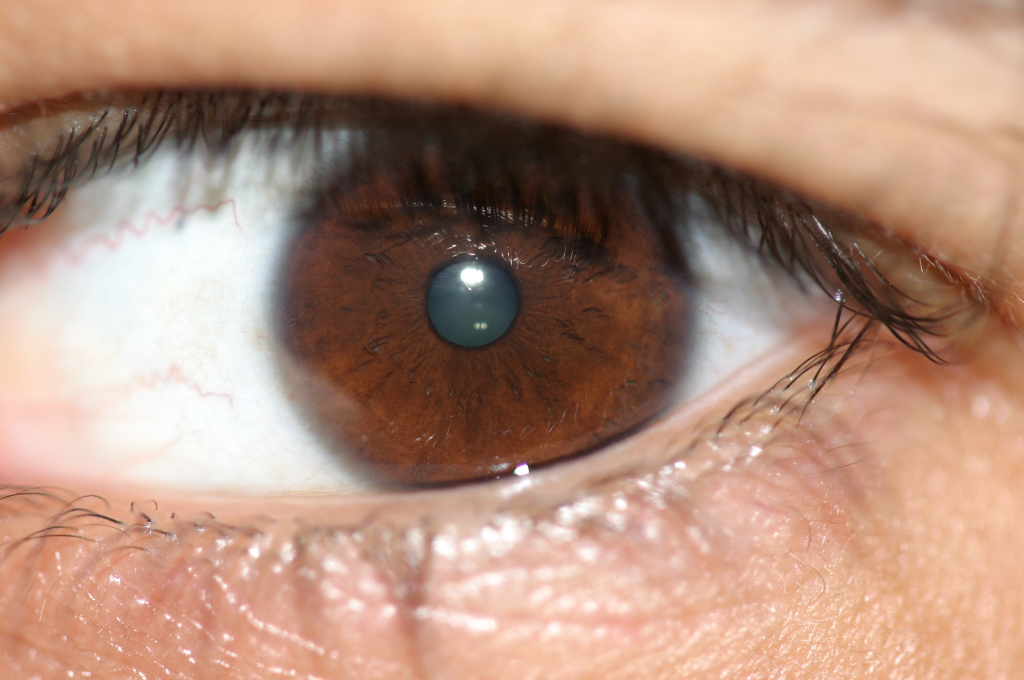
#> input picture P/input/RGB/001/IMG_001_L_1.JPG, 2048 x 1360 px (shown at 1/2 size); its folder holds only this picture in this run
$ python rgb.py   (older library calls are emulated)
#> lines starting #> are read from the running program, lines starting #| are printed output that depends on the picture
import matplotlib.pyplot as plt
import numpy as np

import fct

from scipy import misc
from skimage.morphology import dilation, disk

from skimage.segmentation import slic, mark_boundaries
from skimage.feature import canny, peak_local_max
from skimage.transform import hough_circle
from skimage import color


## --------------------  Images  -------------------

def read_img(nb, eye, img_nb):
#> called with nb = '001', eye = 'L', img_nb = '1'
    folder = 'input/RGB/'
    file = folder + nb + '/'
    file += 'IMG_' + nb + '_' + eye + '_' + img_nb + '.JPG'
    img = misc.imread(file)
#> img is the input picture: shape (1360, 2048, 3); mean R, G, B 179.8, 144.4, 126.2

    return img

img = read_img('001', 'L', '1')

R = img[:,:,0]
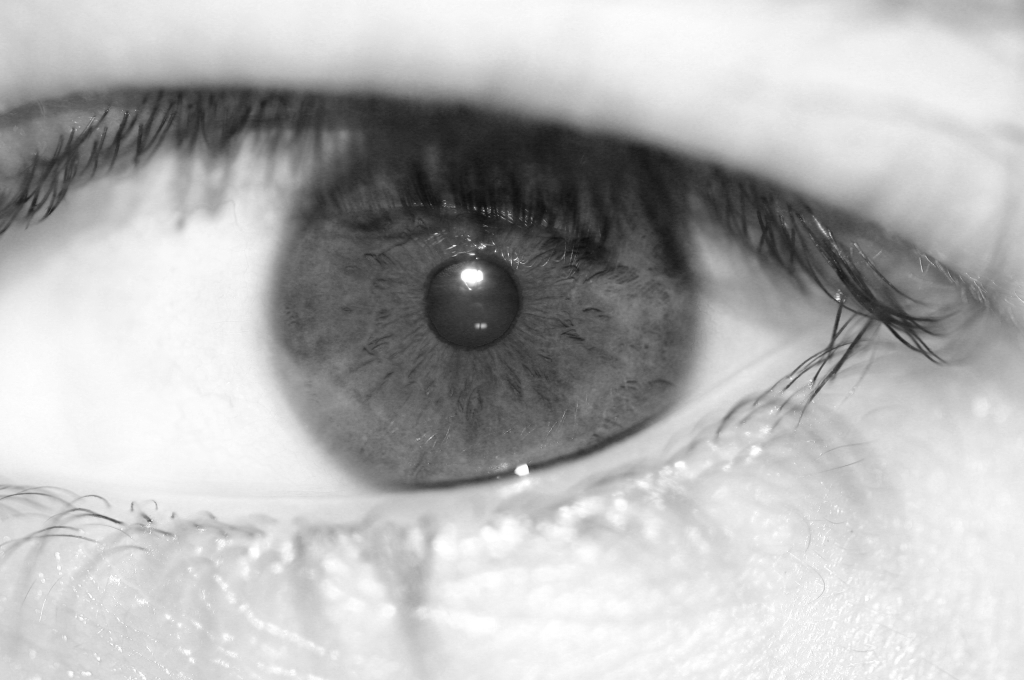
#> R: shape (1360, 2048) (shown at 1/2 size); min 12, max 255, mean 179.8
G = img[:,:,1]
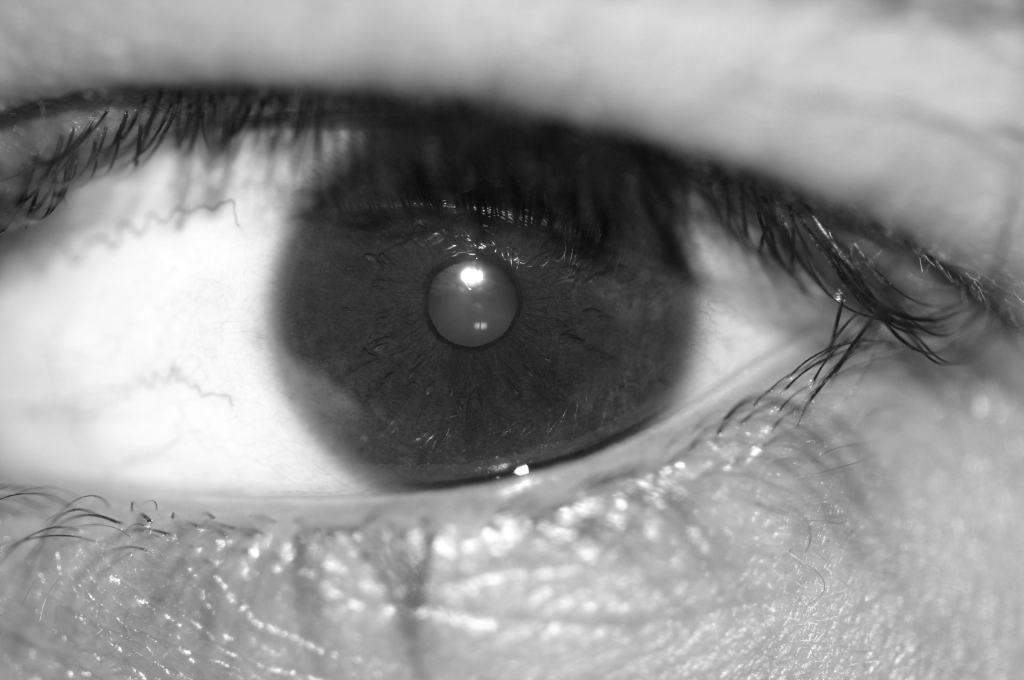
#> G: shape (1360, 2048) (shown at 1/2 size); min 7, max 255, mean 144.4
B = img[:,:,2]
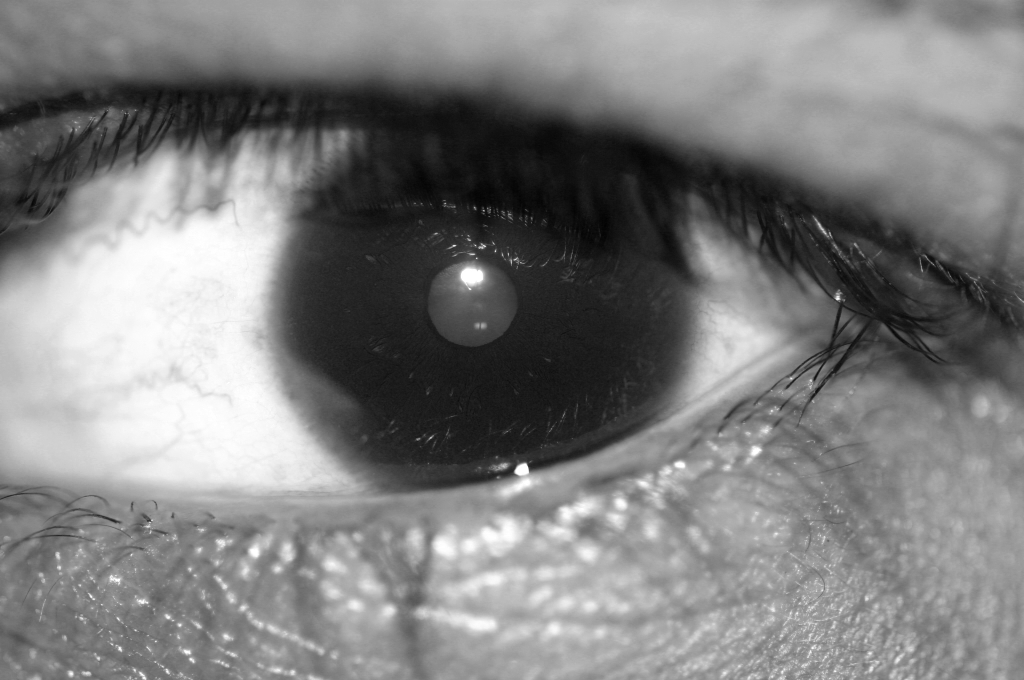
#> B: shape (1360, 2048) (shown at 1/2 size); min 0, max 255, mean 126.2

plt.imshow(img)

plt.gray()
segments = slic(img, n_segments=1000, sigma=20)
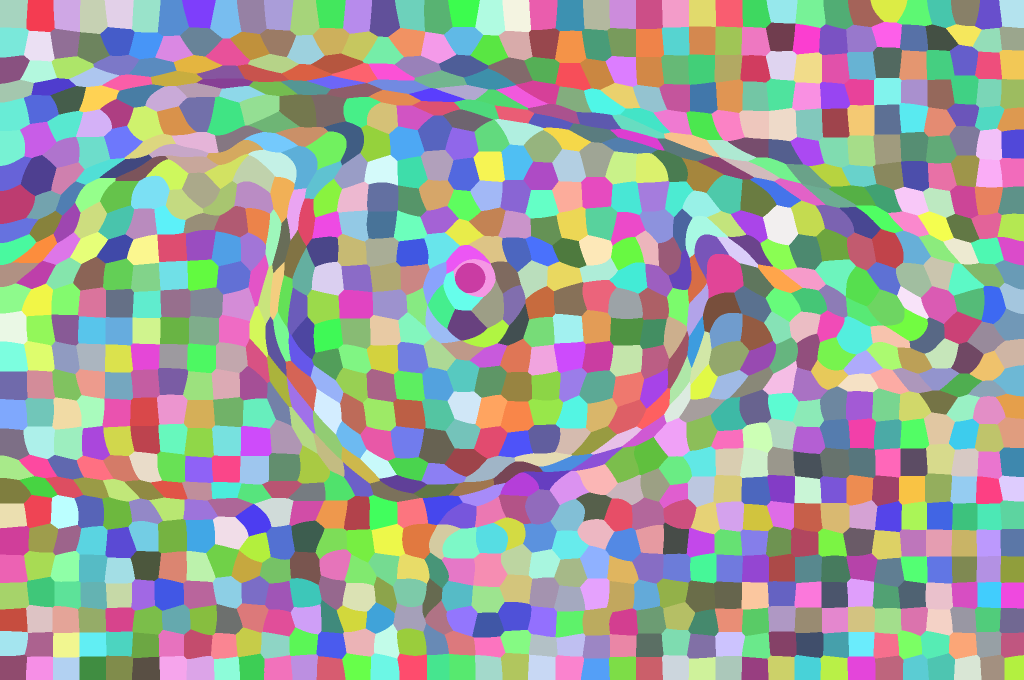
#> segments: shape (1360, 2048) int64 (shown at 1/2 size); 1014 distinct labels, from 1 to 1014; one colour per label, 0 black
img_marked = mark_boundaries(img, segments)
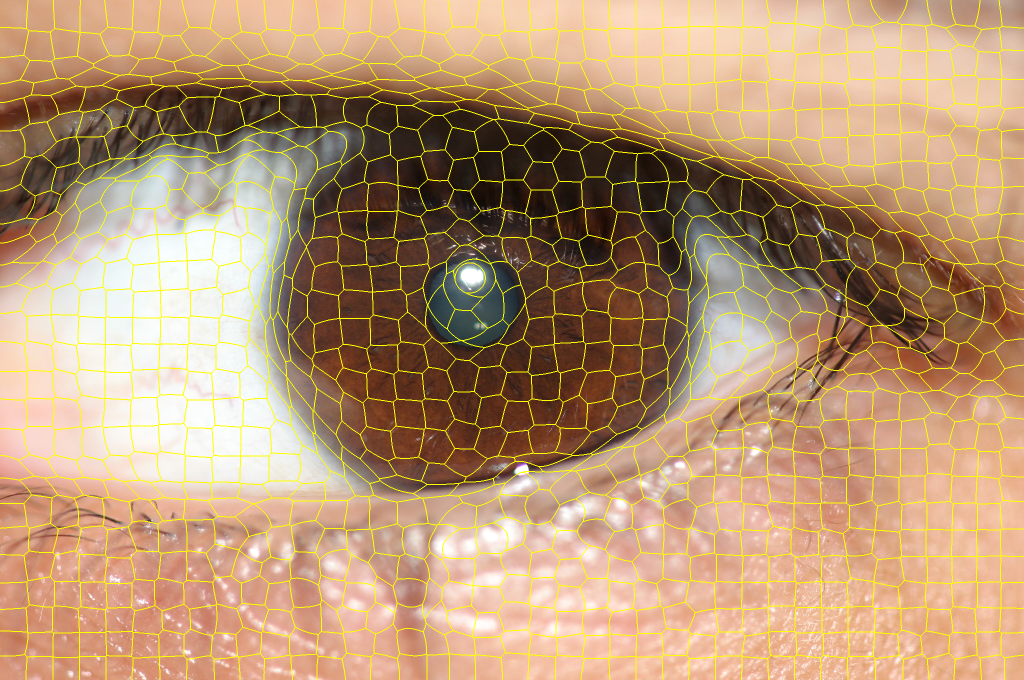
#> img_marked: shape (1360, 2048, 3) float64 (shown at 1/2 size); mean R, G, B 0.726, 0.597, 0.461
#> (the run stopped early here; a loop or call above may not have finished)
